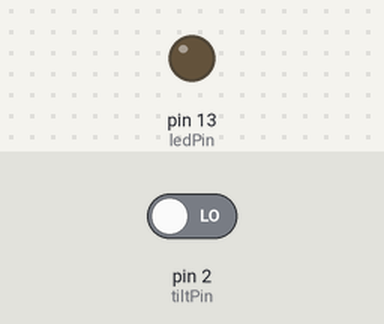
A sketch run on a simulated Arduino Uno, built with avr-gcc and run on an emulated ATmega328P. On the bench: output pins drawn as LEDs (lit = HIGH). The test bench sets the inputs (shaded band); at power-on: pin 2 (tiltPin) LOW.

Above: at 1.3 s.
1.4 s: pin 2 (tiltPin) driven HIGH
At 2.7 s:
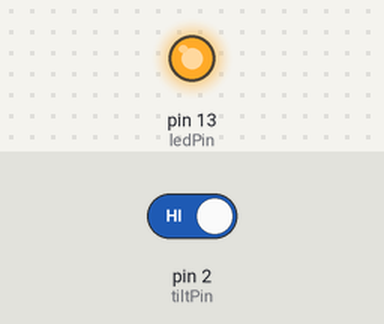
4.7 s: pin 2 (tiltPin) driven LOW
At 5.8 s:
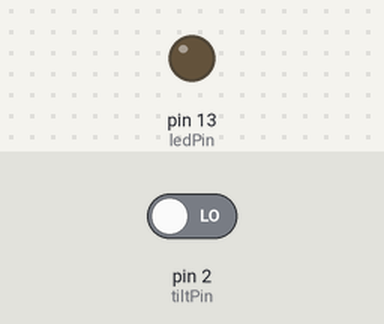
Timing chart, 0 to 7.7 s (numbered marks = the images above; inputs shaded):
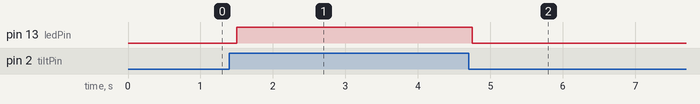

The sketch:

ArduinoTiltSensor.ino
```cpp
// constants won't change. They're used here to set pin numbers:
const int tiltPin = 2;     // the number of the pushbutton pin
const int ledPin =  13;      // the number of the LED pin

// variables will change:
int tiltState = 0;         // variable for reading the pushbutton status

void setup() {
  // initialize the LED pin as an output:
  pinMode(ledPin, OUTPUT);
  // initialize the pushbutton pin as an input:
  pinMode(tiltPin, INPUT);
  // setup serial library
  Serial.begin(9600);
}

void loop() {

  //reasonable delay
  delay(250);

  // read the state of the pushbutton value:
  tiltState = digitalRead(tiltPin);

  if (tiltState == HIGH) {
    // turn LED on:
    digitalWrite(ledPin, HIGH);
  } else {
    // turn LED off:
    digitalWrite(ledPin, LOW);
  }
}

void serialEvent()
{
   while(Serial.available())
   {
     char ch = Serial.read();
     if(ch = ':'){
      Serial.println(tiltState);
     } else {
      Serial.println(-1);
     }
   }
}
```

Measured:
- after the input at 1.4 s, pin 13 (ledPin): LOW → HIGH after 0.10 s
- after the input at 4.7 s, pin 13 (ledPin): HIGH → LOW after 0.05 s
